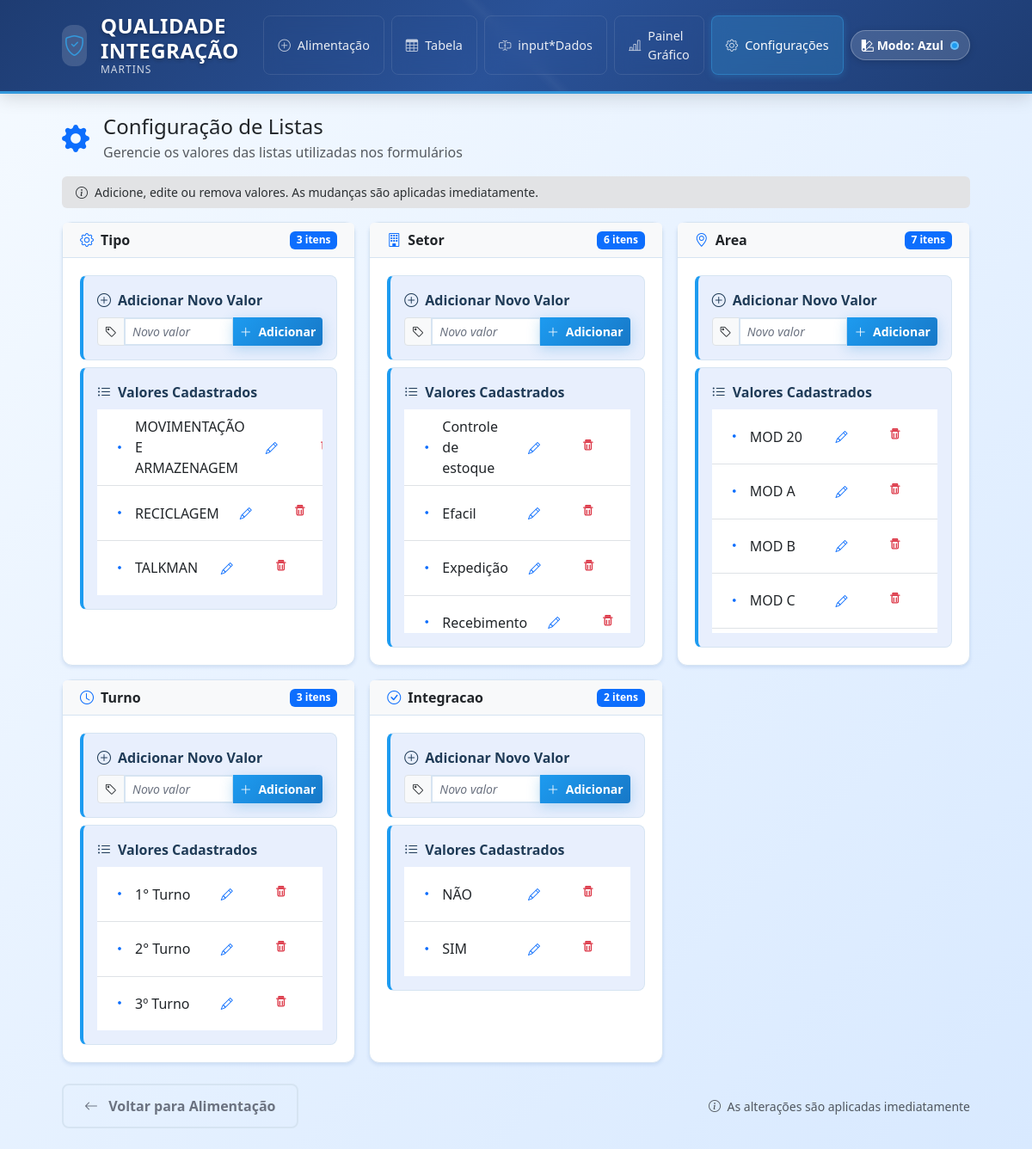
The page /config-lists on the database its author committed.
### app/models.py (models this page shows, shortened)
class ConfigList(db.Model):
    __tablename__ = 'config_lists'
    id = db.Column(db.Integer, primary_key=True)
    nome_lista = db.Column(db.String(50), nullable=False, index=True)
    valor = db.Column(db.String(120), nullable=False)
    __table_args__ = (
        db.UniqueConstraint('nome_lista', 'valor', name='uq_lista_valor'),
    )

### app/views.py (the view)
@bp.route('/config-lists')
def config_lists():
    all_lists = {}
    for nome in ['tipo', 'setor', 'area', 'turno', 'integracao']:
        all_lists[nome] = get_list(nome)
    return render_template('config_lists.html', all_lists=all_lists)

### app/views.py (called while the page is built)
def get_list(nome: str) -> list[str]:
    rows = ConfigList.query.filter_by(nome_lista=nome).order_by(ConfigList.valor.asc()).all()
    return [r.valor for r in rows]

### templates/config_lists.html (shortened to what this page needs)
{% extends 'base.html' %}
{% block content %}
<div class="row">
  <div class="col-12">
    <div class="d-flex align-items-center mb-3">
      <i class="bi bi-gear-fill text-primary me-3" style="font-size: 2rem;"></i>
      <div>
        <h2 class="h4 mb-1">Configuração de Listas</h2>
        <p class="text-muted mb-0">Gerencie os valores das listas utilizadas nos formulários</p>
      </div>
    </div>
    <div class="alert alert-secondary border-0 py-2 small mb-3 d-flex align-items-center">
      <i class="bi bi-info-circle me-2"></i>
      <span>Adicione, edite ou remova valores. As mudanças são aplicadas imediatamente.</span>
    </div>
    <div class="row g-2 g-md-3">
      {% for nome, valores in all_lists.items() %}
      <div class="col-sm-6 col-xl-4" id="{{ nome }}">
        <div class="card h-100">
          <div class="card-header bg-light py-2">
            <div class="d-flex align-items-center justify-content-between">
              <div class="d-flex align-items-center">
                {% if nome == 'tipo' %}
                  <i class="bi bi-gear text-primary me-2"></i>
                {% elif nome == 'setor' %}
                  <i class="bi bi-building text-primary me-2"></i>
                {% elif nome == 'area' %}
                  <i class="bi bi-geo-alt text-primary me-2"></i>
                {% elif nome == 'turno' %}
                  <i class="bi bi-clock text-primary me-2"></i>
                {% elif nome == 'integracao' %}
                  <i class="bi bi-check-circle text-primary me-2"></i>
                {% endif %}
                <h6 class="mb-0 text-capitalize fw-semibold">{{ nome }}</h6>
              </div>
              <span class="badge bg-primary">{{ valores|length }} {{ 'item' if valores|length == 1 else 'itens' }}</span>
            </div>
          </div>
          <div class="card-body">
            <div class="field-group mb-2">
              <div class="field-group-title mb-2">
                <i class="bi bi-plus-circle"></i>
                Adicionar Novo Valor
              </div>
              <div class="input-group input-group-sm">
                <span class="input-group-text">
                  <i class="bi bi-tag"></i>
                </span>
                <input class="form-control form-control-sm" placeholder="Novo valor" data-input-novo="{{ nome }}">
                <button class="btn btn-primary btn-sm" data-btn-add="{{ nome }}">
                  <i class="bi bi-plus-lg me-1"></i>
                  Adicionar
                </button>
              </div>
            </div>
            <div class="field-group mb-0">
              <div class="field-group-title mb-2">
                <i class="bi bi-list-ul"></i>
                Valores Cadastrados
              </div>
              <div class="list-group list-group-flush overflow-auto" data-lista="{{ nome }}" style="max-height: 260px;">
                {% for v in valores %}
                <div class="list-group-item d-flex align-items-center justify-content-between py-2">
                  <div class="d-flex align-items-center">
                    <i class="bi bi-dot text-primary me-2" style="font-size: 1.25rem;"></i>
                    <span class="fw-medium">{{ v }}</span>
                  </div>
                  <div class="btn-group btn-group-sm">
                    <button class="btn btn-outline-primary" data-btn-edit data-nome="{{ nome }}" data-valor="{{ v }}" title="Editar valor">
                      <i class="bi bi-pencil"></i>
                    </button>
                    <button class="btn btn-outline-danger" data-btn-del data-nome="{{ nome }}" data-valor="{{ v }}" title="Remover valor">
                      <span class="trash-anim" aria-hidden="true">
                      </span>
                    </button>
                  </div>
                </div>
                {% endfor %}
              </div>
            </div>
          </div>
        </div>
      </div>
      {% endfor %}
    </div>
    <div class="d-flex justify-content-between align-items-center mt-4">
      <a class="btn btn-outline-secondary" href="{{ url_for('main.alimentacao') }}">
        <i class="bi bi-arrow-left me-2"></i>
        Voltar para Alimentação
      </a>
      <div class="text-muted small">
        <i class="bi bi-info-circle me-1"></i>
        As alterações são aplicadas imediatamente
      </div>
    </div>
  </div>
</div>
{% endblock %}

### static/css/styles.css (style rules this page uses)
:root { --primary-color: #2c3e50; --primary-light: #34495e; --accent-color: #3498db; --accent-hover: #2980b9; --success-color: #27ae60; --warning-color: #f39c12; --danger-color: #e74c3c; --light-bg: #e6e7ee; --card-bg: #ffffff; --border-color: #e4e3f0; --text-muted: #6c757d; --shadow-light: 0 2px 4px rgba(0,0,0,0.1); --shadow-medium: 0 4px 12px rgba(0,0,0,0.15); --app-bg: linear-gradient(135deg, #f5f7fa 0%, #c3cfe2 100%); --header-bg: linear-gradient(135deg, #1e3c72 0%, #2a5298 50%, #1e3c72 100%); --acc-color-bg: #fff; }
body { background: var(--app-bg); min-height: 100vh; font-family: 'Segoe UI', system-ui, -apple-system, sans-serif; }
.card { border-radius: 0.75rem; border: 1px solid var(--border-color); box-shadow: var(--shadow-light); background: var(--card-bg); }
.card-body { padding: 1.25rem; }
.card-header { padding: 0.75rem 1.25rem; border-bottom: 1px solid var(--border-color); background: var(--light-bg); }
.form-control, .form-select { border-radius: 0.5rem; border: 2px solid var(--border-color); padding: 0.75rem 1rem; transition: all 0.3s ease; font-size: 0.95rem; }
.form-control::placeholder { color: var(--text-muted); font-style: italic; }
.btn { border-radius: 0.5rem; padding: 0.75rem 1.5rem; font-weight: 600; transition: all 0.3s ease; border: none; }
.btn-primary { background: linear-gradient(135deg, var(--accent-color) 0%, var(--accent-hover) 100%); box-shadow: 0 4px 15px rgba(52, 152, 219, 0.3); }
.btn-outline-secondary { border: 2px solid var(--border-color); color: var(--text-muted); }
.trash-anim { display: inline-flex; align-items: center; justify-content: center; width: 1.1rem; height: 1.1rem; }
.trash-anim svg { width: 1.1rem; height: 1.1rem; transition: transform .2s ease; }
.btn-outline-primary i.bi-pencil { transition: transform .25s ease, opacity .2s ease; transform: translateX(0) rotate(0deg); transform-origin: 50% 60%; }
.field-group { background: var(--acc-color-bg); border-radius: 0.5rem; padding: 1rem; margin-bottom: 1rem; border: 1px solid var(--border-color); border-left: 4px solid var(--accent-color); }
.field-group-title { font-size: 1rem; font-weight: 700; color: var(--primary-color); margin-bottom: 0.75rem; display: flex; align-items: center; gap: 0.5rem; }

### static/css/styles-2.css (style rules this page uses)
:root { --primary-color: #1f3b57; --primary-light: #3a5a78; --accent-color: #1d9bf0; --accent-hover: #1778c7; --success-color: #1fbf75; --warning-color: #f59e0b; --danger-color: #ef4444; --light-bg: #f2f7fd; --card-bg: #ffffff; --border-color: #d6e4f2; --text-muted: #6b7280; --shadow-light: 0 2px 4px rgba(13, 71, 161, 0.12); --shadow-medium: 0 4px 12px rgba(13, 71, 161, 0.18); --app-bg: linear-gradient(135deg, #f5faff 0%, #d8e9ff 100%); --header-bg: linear-gradient(135deg, #1e3c72 0%, #2a5298 50%, #1e3c72 100%); --acc-color-bg: #e8effd; }

### rows shown on the page
ConfigList: valor "MOVIMENTAÇÃO E ARMAZENAGEM"
ConfigList: valor "RECICLAGEM"
ConfigList: valor "TALKMAN"
ConfigList: valor "Controle de estoque"
ConfigList: valor "Efacil"
ConfigList: valor "Expedição"
ConfigList: valor "Recebimento"
ConfigList: valor "MOD 20"
ConfigList: valor "MOD A"
ConfigList: valor "MOD B"
ConfigList: valor "MOD C"
ConfigList: valor "1° Turno"
ConfigList: valor "2° Turno"
ConfigList: valor "3º Turno"
ConfigList: valor "NÃO"
ConfigList: valor "SIM"

### other values the page prints
{{ nome }} "Tipo" "Setor" "Area" "Turno" "Integracao"
{{ valores|length }} "3" "6" "7" "3" "2"
{{ 'item' if valores|length == 1 else 'itens' }} "itens" "itens" "itens" "itens" "itens"
